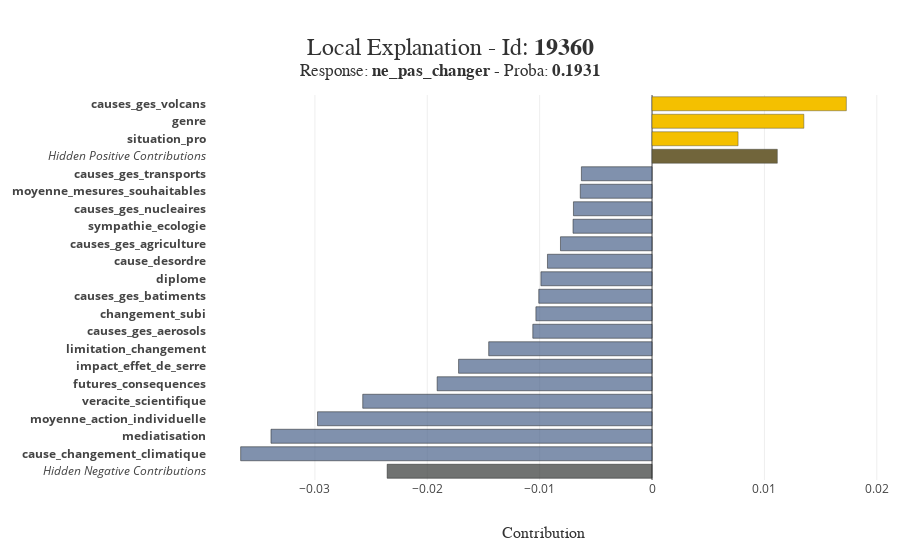

The notebook cell saved with this chart:
### Code cell
#détail pour un individu
xpl.plot.local_plot(index=Xtest.iloc[0].name)

### Figure 1 — Plotly figure (JSON) as saved in the notebook; plotly's stock layout.template omitted (floating-point values rounded to 4 significant figures)
{"data": [{"customdata": ["<b>Hidden Negative Contributions</b>"], "hovertemplate": "%{customdata}<br />Contribution: %{x:.4f}<extra></extra>", "marker": {"color": "rgba(52, 55, 54, 0.7)", "line": {"color": "rgba(27, 28, 28, 1.0)", "width": 0.5}}, "orientation": "h", "showlegend": false, "type": "bar", "x": [-0.02357], "y": ["<i>Hidden Negative Contributions</i>"]}, {"customdata": ["<b>cause_changement_climatique :</b><br />activites_humaines"], "hovertemplate": "%{customdata}<br />Contribution: %{x:.4f}<extra></extra>", "marker": {"color": "rgba(74, 99, 138, 0.7)", "line": {"color": "rgba(27, 28, 28, 1.0)", "width": 0.5}}, "orientation": "h", "showlegend": false, "type": "bar", "x": [-0.03661], "y": ["<b>cause_changement_climatique</b>"]}, {"customdata": ["<b>mediatisation :</b><br />On n'en parle pas assez"], "hovertemplate": "%{customdata}<br />Contribution: %{x:.4f}<extra></extra>", "marker": {"color": "rgba(74, 99, 138, 0.7)", "line": {"color": "rgba(27, 28, 28, 1.0)", "width": 0.5}}, "orientation": "h", "showlegend": false, "type": "bar", "x": [-0.03391], "y": ["<b>mediatisation</b>"]}, {"customdata": ["<b>moyenne_action_individuelle :</b><br />3.3333333333333335"], "hovertemplate": "%{customdata}<br />Contribution: %{x:.4f}<extra></extra>", "marker": {"color": "rgba(74, 99, 138, 0.7)", "line": {"color": "rgba(27, 28, 28, 1.0)", "width": 0.5}}, "orientation": "h", "showlegend": false, "type": "bar", "x": [-0.02977], "y": ["<b>moyenne_action_individuelle</b>"]}, {"customdata": ["<b>veracite_scientifique :</b><br />evalue_correctement"], "hovertemplate": "%{customdata}<br />Contribution: %{x:.4f}<extra></extra>", "marker": {"color": "rgba(74, 99, 138, 0.7)", "line": {"color": "rgba(27, 28, 28, 1.0)", "width": 0.5}}, "orientation": "h", "showlegend": false, "type": "bar", "x": [-0.02574], "y": ["<b>veracite_scientifique</b>"]}, {"customdata": ["<b>futures_consequences :</b><br />Les conditions de vie deviendront extrêmement<br />pénibles à cause des dérèglements climatiques"], "hovertemplate": "%{customdata}<br />Contribution: %{x:.4f}<extra></extra>", "marker": {"color": "rgba(74, 99, 138, 0.7)", "line": {"color": "rgba(27, 28, 28, 1.0)", "width": 0.5}}, "orientation": "h", "showlegend": false, "type": "bar", "x": [-0.01912], "y": ["<b>futures_consequences</b>"]}, {"customdata": ["<b>impact_effet_de_serre :</b><br />certitude_scientifique"], "hovertemplate": "%{customdata}<br />Contribution: %{x:.4f}<extra></extra>", "marker": {"color": "rgba(74, 99, 138, 0.7)", "line": {"color": "rgba(27, 28, 28, 1.0)", "width": 0.5}}, "orientation": "h", "showlegend": false, "type": "bar", "x": [-0.01722], "y": ["<b>impact_effet_de_serre</b>"]}, {"customdata": ["<b>limitation_changement :</b><br />Non, probablement pas"], "hovertemplate": "%{customdata}<br />Contribution: %{x:.4f}<extra></extra>", "marker": {"color": "rgba(74, 99, 138, 0.7)", "line": {"color": "rgba(27, 28, 28, 1.0)", "width": 0.5}}, "orientation": "h", "showlegend": false, "type": "bar", "x": [-0.01454], "y": ["<b>limitation_changement</b>"]}, {"customdata": ["<b>causes_ges_aerosols :</b><br />Beaucoup"], "hovertemplate": "%{customdata}<br />Contribution: %{x:.4f}<extra></extra>", "marker": {"color": "rgba(74, 99, 138, 0.7)", "line": {"color": "rgba(27, 28, 28, 1.0)", "width": 0.5}}, "orientation": "h", "showlegend": false, "type": "bar", "x": [-0.01061], "y": ["<b>causes_ges_aerosols</b>"]}, {"customdata": ["<b>changement_subi :</b><br />Oui, parfois"], "hovertemplate": "%{customdata}<br />Contribution: %{x:.4f}<extra></extra>", "marker": {"color": "rgba(74, 99, 138, 0.7)", "line": {"color": "rgba(27, 28, 28, 1.0)", "width": 0.5}}, "orientation": "h", "showlegend": false, "type": "bar", "x": [-0.01034], "y": ["<b>changement_subi</b>"]}, {"customdata": ["<b>causes_ges_batiments :</b><br />Beaucoup"], "hovertemplate": "%{customdata}<br />Contribution: %{x:.4f}<extra></extra>", "marker": {"color": "rgba(74, 99, 138, 0.7)", "line": {"color": "rgba(27, 28, 28, 1.0)", "width": 0.5}}, "orientation": "h", "showlegend": false, "type": "bar", "x": [-0.01008], "y": ["<b>causes_ges_batiments</b>"]}, {"customdata": ["<b>diplome :</b><br />2EME, 3EME CYCLE UNIVERSITAIRE OU GRANDES ECOLES"], "hovertemplate": "%{customdata}<br />Contribution: %{x:.4f}<extra></extra>", "marker": {"color": "rgba(74, 99, 138, 0.7)", "line": {"color": "rgba(27, 28, 28, 1.0)", "width": 0.5}}, "orientation": "h", "showlegend": false, "type": "bar", "x": [-0.00989], "y": ["<b>diplome</b>"]}, {"customdata": ["<b>cause_desordre :</b><br />certitudes_causes"], "hovertemplate": "%{customdata}<br />Contribution: %{x:.4f}<extra></extra>", "marker": {"color": "rgba(74, 99, 138, 0.7)", "line": {"color": "rgba(27, 28, 28, 1.0)", "width": 0.5}}, "orientation": "h", "showlegend": false, "type": "bar", "x": [-0.009306], "y": ["<b>cause_desordre</b>"]}, {"customdata": ["<b>causes_ges_agriculture :</b><br />Beaucoup"], "hovertemplate": "%{customdata}<br />Contribution: %{x:.4f}<extra></extra>", "marker": {"color": "rgba(74, 99, 138, 0.7)", "line": {"color": "rgba(27, 28, 28, 1.0)", "width": 0.5}}, "orientation": "h", "showlegend": false, "type": "bar", "x": [-0.008147], "y": ["<b>causes_ges_agriculture</b>"]}, {"customdata": ["<b>sympathie_ecologie :</b><br />assez"], "hovertemplate": "%{customdata}<br />Contribution: %{x:.4f}<extra></extra>", "marker": {"color": "rgba(74, 99, 138, 0.7)", "line": {"color": "rgba(27, 28, 28, 1.0)", "width": 0.5}}, "orientation": "h", "showlegend": false, "type": "bar", "x": [-0.007032], "y": ["<b>sympathie_ecologie</b>"]}, {"customdata": ["<b>causes_ges_nucleaires :</b><br />Peu"], "hovertemplate": "%{customdata}<br />Contribution: %{x:.4f}<extra></extra>", "marker": {"color": "rgba(74, 99, 138, 0.7)", "line": {"color": "rgba(27, 28, 28, 1.0)", "width": 0.5}}, "orientation": "h", "showlegend": false, "type": "bar", "x": [-0.006993], "y": ["<b>causes_ges_nucleaires</b>"]}, {"customdata": ["<b>moyenne_mesures_souhaitables :</b><br />2.75"], "hovertemplate": "%{customdata}<br />Contribution: %{x:.4f}<extra></extra>", "marker": {"color": "rgba(74, 99, 138, 0.7)", "line": {"color": "rgba(27, 28, 28, 1.0)", "width": 0.5}}, "orientation": "h", "showlegend": false, "type": "bar", "x": [-0.006388], "y": ["<b>moyenne_mesures_souhaitables</b>"]}, {"customdata": ["<b>causes_ges_transports :</b><br />Beaucoup"], "hovertemplate": "%{customdata}<br />Contribution: %{x:.4f}<extra></extra>", "marker": {"color": "rgba(74, 99, 138, 0.7)", "line": {"color": "rgba(27, 28, 28, 1.0)", "width": 0.5}}, "orientation": "h", "showlegend": false, "type": "bar", "x": [-0.006286], "y": ["<b>causes_ges_transports</b>"]}, {"customdata": ["<b>Hidden Positive Contributions</b>"], "hovertemplate": "%{customdata}<br />Contribution: %{x:.4f}<extra></extra>", "marker": {"color": "rgba(113, 101, 59, 1.0)", "line": {"color": "rgba(52, 55, 54, 0.8)", "width": 0.5}}, "orientation": "h", "showlegend": false, "type": "bar", "x": [0.01115], "y": ["<i>Hidden Positive Contributions</i>"]}, {"customdata": ["<b>situation_pro :</b><br />...êtes retraité"], "hovertemplate": "%{customdata}<br />Contribution: %{x:.4f}<extra></extra>", "marker": {"color": "rgba(244, 192, 0, 1.0)", "line": {"color": "rgba(52, 55, 54, 0.8)", "width": 0.5}}, "orientation": "h", "showlegend": false, "type": "bar", "x": [0.007657], "y": ["<b>situation_pro</b>"]}, {"customdata": ["<b>genre :</b><br />Un homme"], "hovertemplate": "%{customdata}<br />Contribution: %{x:.4f}<extra></extra>", "marker": {"color": "rgba(244, 192, 0, 1.0)", "line": {"color": "rgba(52, 55, 54, 0.8)", "width": 0.5}}, "orientation": "h", "showlegend": false, "type": "bar", "x": [0.01351], "y": ["<b>genre</b>"]}, {"customdata": ["<b>causes_ges_volcans :</b><br />Beaucoup"], "hovertemplate": "%{customdata}<br />Contribution: %{x:.4f}<extra></extra>", "marker": {"color": "rgba(244, 192, 0, 1.0)", "line": {"color": "rgba(52, 55, 54, 0.8)", "width": 0.5}}, "orientation": "h", "showlegend": false, "type": "bar", "x": [0.01729], "y": ["<b>causes_ges_volcans</b>"]}], "layout": {"barmode": "group", "height": 550, "hovermode": "closest", "margin": {"b": 70, "l": 150, "r": 20, "t": 95}, "title": {"font": {"color": "rgb(50, 50, 50)", "family": "Arial", "size": 24}, "text": "Local Explanation - Id: <b>19360</b><br><sup>Response: <b>ne_pas_changer</b> - Proba: <b>0.1931</b></sup>", "x": 0.5, "xanchor": "center", "y": 0.9, "yanchor": "middle"}, "width": 900, "xaxis": {"title": {"font": {"color": "rgb(50, 50, 50)", "family": "Arial Black", "size": 16}, "text": "Contribution"}}, "yaxis": {"automargin": true, "dtick": 1, "title": {"font": {"color": "rgb(50, 50, 50)", "family": "Arial Black", "size": 16}}, "type": "category"}}}
